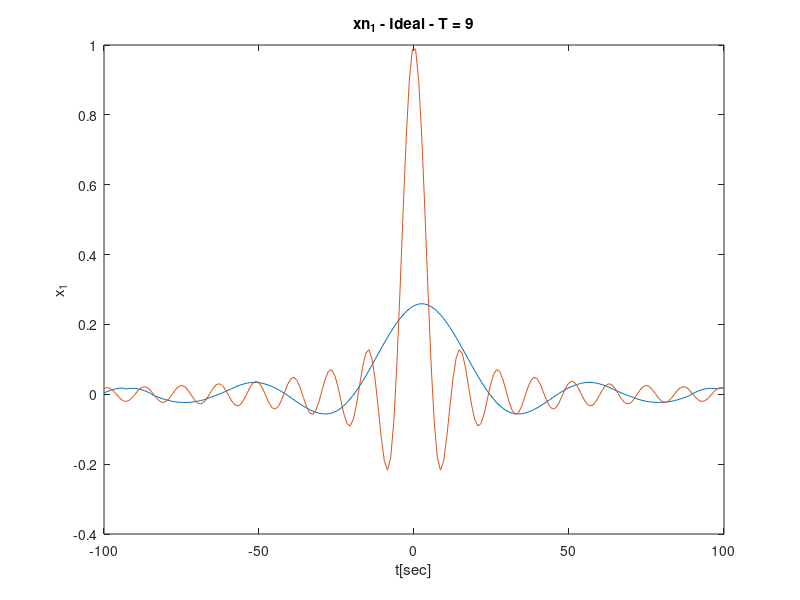

Write MATLAB code to recreate this figure.
clear;
clearvars;

T = 9;
points = 200;
t = linspace(-100,100,points);
n = linspace(-100,100,points/T);
x1 = sinc(t./6);
xn1 = sinc(n./6);
j=1;
for i = 1:length(t)
    if mod(i,T) == 0
       xs(i) = xn1(j);
       j = j+1;
    else
       xs(i) = 0;
    end
end 
ideal = conv(xs, sinc(t./T), 'same');
figure;
plot(t,ideal);
hold on;
plot(t,x1);
hold off;
title('xn_1 - Ideal - T = 9')
ylabel('x_1');
xlabel('t[sec]');
